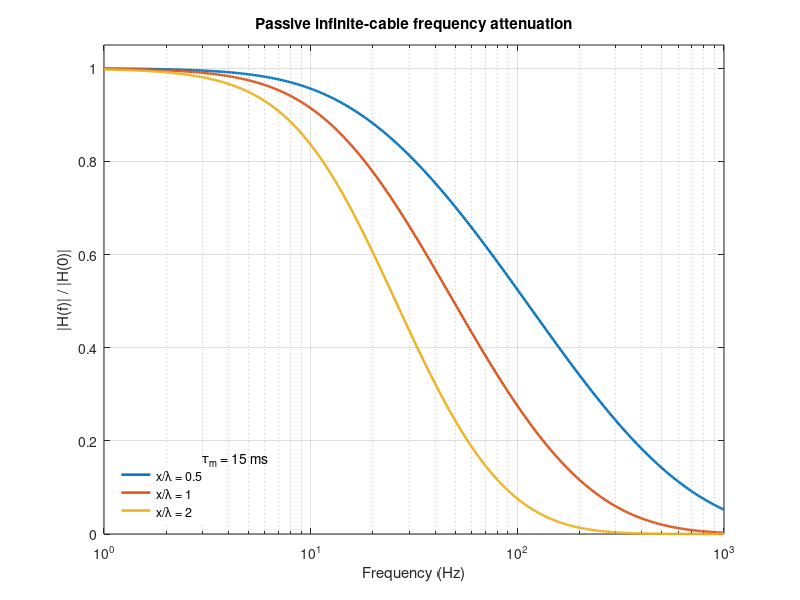

Here is the MATLAB script that generated this plot: (Note: this script raises an error after producing the figure.)
function out = figure_cable_attenuation_vs_frequency(output_dir)
%FIGURE_CABLE_ATTENUATION_VS_FREQUENCY Frequency filtering by a passive cable.
%   An infinite uniform passive cable has propagation factor
%   H(omega, x) = exp(-(x/lambda)*sqrt(1 + 1i*omega*tau_m)).
%   Display |H(omega,x)| / |H(0,x)| for selected distances.
%
%   This illustrates INTRACELLULAR cable voltage propagation, not the
%   transfer function from membrane currents to an LFP electrode.

if nargin < 1 || isempty(output_dir)
    matlab_dir = fileparts(fileparts(fileparts(mfilename('fullpath'))));
    output_dir = fullfile(matlab_dir, 'build', 'figures');
end

tau_m = 15e-3;                   % Membrane time constant, s.
f_hz = logspace(0, 3, 400);      % Frequencies in Hz.
lengths_over_lambda = [0.5, 1, 2];
complex_wave = sqrt(1 + 1i*2*pi*f_hz*tau_m);

fig = figure('Visible', 'off');
fig_cleanup = onCleanup(@() close(fig)); %#ok<NASGU>
colors = lines(numel(lengths_over_lambda));
for k = 1:numel(lengths_over_lambda)
    ell = lengths_over_lambda(k);
    transfer_ratio = exp(-ell*(real(complex_wave)-1));
    semilogx(f_hz, transfer_ratio, 'LineWidth', 1.8, ...
        'Color', colors(k,:)); hold on;
end
set(gca, 'XScale', 'log');
xlabel('Frequency (Hz)');
ylabel('|H(f)| / |H(0)|');
title('Passive infinite-cable frequency attenuation');
legend({'x/\lambda = 0.5', 'x/\lambda = 1', 'x/\lambda = 2'}, ...
    'Interpreter', 'tex', 'Location', 'southwest', 'Box', 'off');
xlim([1 1000]); ylim([0 1.05]); grid on;
text(3, 0.16, '\tau_m = 15 ms', 'Interpreter', 'tex', 'FontSize', 10);
neuronal_figure_style(fig);

figure_id = 'fig_cable_attenuation_vs_frequency';
paths = export_figure_eps_pdf(fig, fullfile(output_dir, figure_id));
out = struct('figure_id', figure_id, ...
    'chapter', '05b_biophysics_inverse', ...
    'source_matlab_function', mfilename, ...
    'eps_path', paths.eps_path, 'pdf_path', paths.pdf_path, ...
    'caption', ['Frequency-dependent voltage attenuation in an ideal ' ...
       'infinite passive cable, normalized by its DC attenuation.'], ...
    'latex_label', 'fig:cable-attenuation-frequency', ...
    'status', 'draft', ...
    'reference_doi', '10.1038/nrn3599');
end
